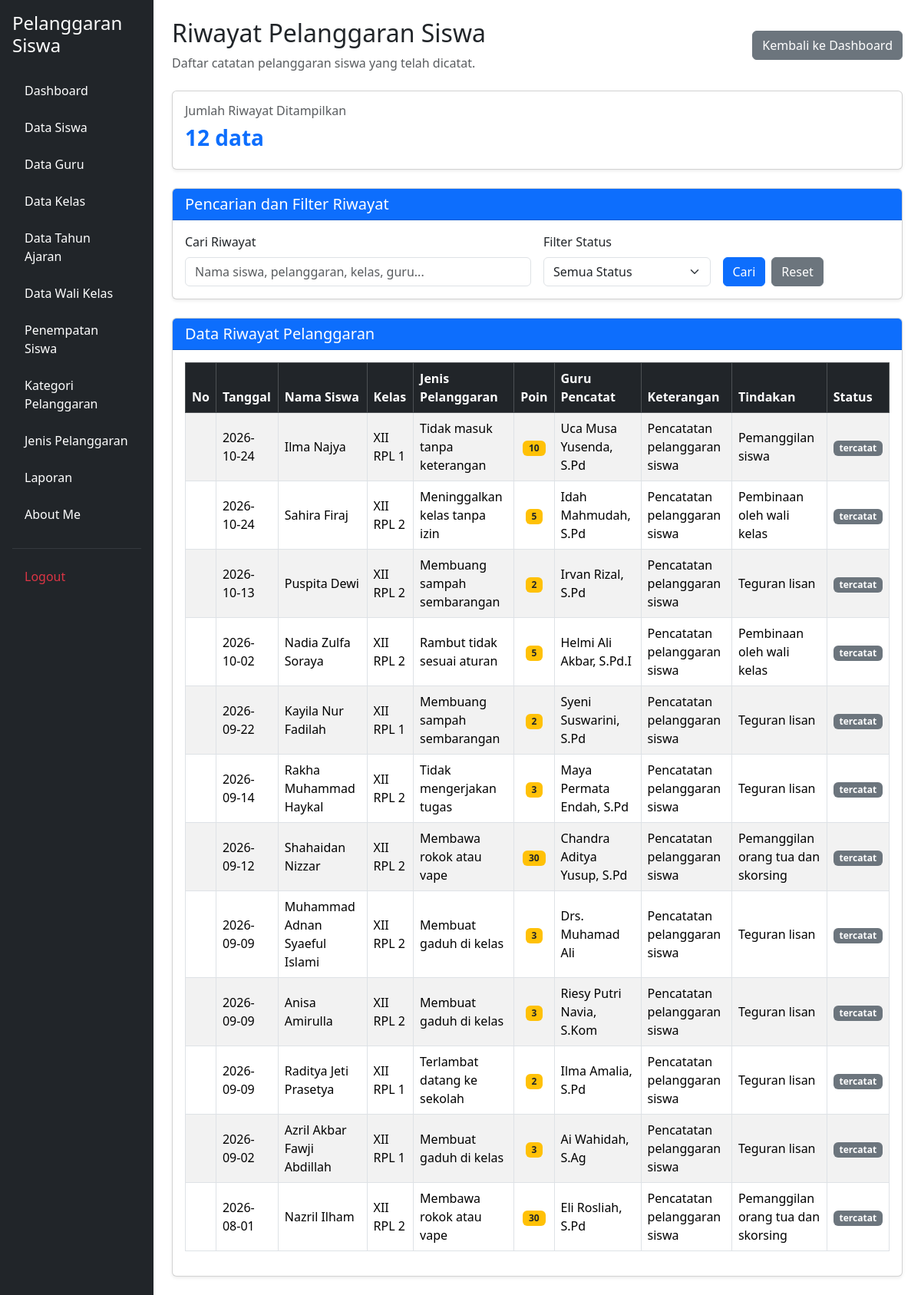
Page /riwayat.php (signed in) on the committed database.
### tables this page shows
CREATE TABLE `t_pelanggaran_siswa` (
  `id` int(11) NOT NULL,
  `tahun_ajaran_id` int(11) DEFAULT NULL,
  `siswa_id` int(11) DEFAULT NULL,
  `nama_siswa` varchar(150) NOT NULL,
  `kelas_id` int(11) DEFAULT NULL,
  `nama_kelas` varchar(100) NOT NULL,
  `pelanggaran_id` int(11) DEFAULT NULL,
  `nama_pelanggaran` varchar(150) NOT NULL,
  `pelanggaran_kategori_id` int(11) DEFAULT NULL,
  `guru_id` int(11) DEFAULT NULL,
  `nama_guru` varchar(150) NOT NULL,
  `tanggal` date DEFAULT NULL,
  `keterangan` text NOT NULL,
  `poin` int(11) NOT NULL,
  `tindakan` text NOT NULL,
  `status` varchar(30) NOT NULL,
  `created_at` timestamp NOT NULL DEFAULT current_timestamp(),
  `updated_at` timestamp NOT NULL DEFAULT current_timestamp()
);

### riwayat.php (the view, shortened to what this page needs)
<?php
include 'config/koneksi.php';
$cari = isset($_GET['cari'])
    ? mysqli_real_escape_string($koneksi, trim($_GET['cari']))
    : '';
$sql = "SELECT *
        FROM t_pelanggaran_siswa
        WHERE 1=1";
$sql .= " ORDER BY tanggal DESC, id DESC";
$query = mysqli_query($koneksi, $sql);
$jumlah = mysqli_num_rows($query);
?>
<!DOCTYPE html>
<html lang="id">
<head>
    <link href="https://cdn.jsdelivr.net/npm/bootstrap@5.3.8/dist/css/bootstrap.min.css"
          rel="stylesheet">
    <link href="https://cdn.datatables.net/2.3.4/css/dataTables.bootstrap5.min.css"
          rel="stylesheet">
</head>
<body>
<div class="container-fluid">
    <div class="row">
        <?php include 'layout/sidebar.php'; ?>
        <main class="col-md-9 col-lg-10 p-4">
            <div class="d-flex justify-content-between align-items-center mb-4 flex-wrap gap-2">
                <div>
                    <h2>Riwayat Pelanggaran Siswa</h2>
                    <p class="text-muted mb-0">
                        Daftar catatan pelanggaran siswa yang telah dicatat.
                    </p>
                </div>
                <a href="dashboard.php" class="btn btn-secondary">
                    Kembali ke Dashboard
                </a>
            </div>
            <div class="card shadow-sm mb-4">
                <div class="card-body">
                    <h6 class="text-muted">Jumlah Riwayat Ditampilkan</h6>
                    <h3 class="fw-bold text-primary">
                        <?= $jumlah; ?> data
                    </h3>
                </div>
            </div>
            <div class="card shadow-sm mb-4">
                <div class="card-header bg-primary text-white">
                    <h5 class="mb-0">Pencarian dan Filter Riwayat</h5>
                </div>
                <div class="card-body">
                    <form method="GET" action="riwayat.php">
                        <div class="row g-3">
                            <div class="col-md-6">
                                <label for="cari" class="form-label">
                                    Cari Riwayat
                                </label>
                                <input
                                    type="text"
                                    name="cari"
                                    id="cari"
                                    class="form-control"
                                    placeholder="Nama siswa, pelanggaran, kelas, guru..."
                                    value="<?= htmlspecialchars($cari); ?>">
                            </div>
                            <div class="col-md-3">
                                <label for="status" class="form-label">
                                    Filter Status
                                </label>
                                <select name="status" id="status"
                                        class="form-select">
                                    <option value="">Semua Status</option>
                                </select>
                            </div>
                            <div class="col-md-3 d-flex align-items-end gap-2">
                                <button type="submit" class="btn btn-primary">
                                    Cari
                                </button>
                                <a href="riwayat.php" class="btn btn-secondary">
                                    Reset
                                </a>
                            </div>
                        </div>
                    </form>
                </div>
            </div>
            <div class="card shadow-sm">
                <div class="card-header bg-primary text-white">
                    <h5 class="mb-0">Data Riwayat Pelanggaran</h5>
                </div>
                <div class="card-body">
                    <div class="table-responsive">
                        <table id="tabelRiwayat"
                               class="table table-striped table-bordered table-hover align-middle">
                            <thead class="table-dark">
                                <tr>
                                    <th>No</th>
                                    <th>Tanggal</th>
                                    <th>Nama Siswa</th>
                                    <th>Kelas</th>
                                    <th>Jenis Pelanggaran</th>
                                    <th>Poin</th>
                                    <th>Guru Pencatat</th>
                                    <th>Keterangan</th>
                                    <th>Tindakan</th>
                                    <th>Status</th>
                                </tr>
                            </thead>
                            <tbody>
                                <?php while ($data = mysqli_fetch_assoc($query)) { ?>
                                    <tr>
                                        <td></td>
                                        <td>
                                            <?= htmlspecialchars($data['tanggal'] ?? '-'); ?>
                                        </td>
                                        <td>
                                            <?= htmlspecialchars($data['nama_siswa'] ?? '-'); ?>
                                        </td>
                                        <td>
                                            <?= htmlspecialchars($data['nama_kelas'] ?? '-'); ?>
                                        </td>
                                        <td>
                                            <?= htmlspecialchars($data['nama_pelanggaran'] ?? '-'); ?>
                                        </td>
                                        <td class="text-center">
                                            <span class="badge bg-warning text-dark">
                                                <?= htmlspecialchars((string) ($data['poin'] ?? 0)); ?>
                                            </span>
                                        </td>
                                        <td>
                                            <?= htmlspecialchars($data['nama_guru'] ?? '-'); ?>
                                        </td>
                                        <td>
                                            <?= htmlspecialchars($data['keterangan'] ?? '-'); ?>
                                        </td>
                                        <td>
                                            <?= htmlspecialchars($data['tindakan'] ?? '-'); ?>
                                        </td>
                                        <td>
                                            <?php
                                            $status_data = strtolower(
                                                trim($data['status'] ?? '')
                                            );
                                            if ($status_data == 'selesai') {
                                                echo '<span class="badge bg-success">Selesai</span>';
                                            } elseif (
                                                $status_data == 'belum' ||
                                                $status_data == 'belum ditindak'
                                            ) {
                                                echo '<span class="badge bg-danger">Belum Ditindak</span>';
                                            } else {
                                                echo '<span class="badge bg-secondary">'
                                                    . htmlspecialchars($data['status'] ?? '-')
                                                    . '</span>';
                                            }
                                            ?>
                                        </td>
                                    </tr>
                                <?php } ?>
                            </tbody>
                        </table>
                    </div>
                </div>
            </div>
        </main>
    </div>
</div>
</body>
</html>

### rows in the picture
t_pelanggaran_siswa: tanggal "2026-10-24", nama_siswa "Ilma Najya", nama_kelas "XII RPL 1", nama_pelanggaran "Tidak masuk tanpa keterangan", poin "10", nama_guru "Uca Musa Yusenda, S.Pd", keterangan "Pencatatan pelanggaran siswa", tindakan "Pemanggilan siswa", status "tercatat"
t_pelanggaran_siswa: tanggal "2026-10-24", nama_siswa "Sahira Firaj", nama_kelas "XII RPL 2", nama_pelanggaran "Meninggalkan kelas tanpa izin", poin "5", nama_guru "Idah Mahmudah, S.Pd", keterangan "Pencatatan pelanggaran siswa", tindakan "Pembinaan oleh wali kelas", status "tercatat"
t_pelanggaran_siswa: tanggal "2026-10-13", nama_siswa "Puspita Dewi", nama_kelas "XII RPL 2", nama_pelanggaran "Membuang sampah sembarangan", poin "2", nama_guru "Irvan Rizal, S.Pd", keterangan "Pencatatan pelanggaran siswa", tindakan "Teguran lisan", status "tercatat"
t_pelanggaran_siswa: tanggal "2026-10-02", nama_siswa "Nadia Zulfa Soraya", nama_kelas "XII RPL 2", nama_pelanggaran "Rambut tidak sesuai aturan", poin "5", nama_guru "Helmi Ali Akbar, S.Pd.I", keterangan "Pencatatan pelanggaran siswa", tindakan "Pembinaan oleh wali kelas", status "tercatat"
t_pelanggaran_siswa: tanggal "2026-09-22", nama_siswa "Kayila Nur Fadilah", nama_kelas "XII RPL 1", nama_pelanggaran "Membuang sampah sembarangan", poin "2", nama_guru "Syeni Suswarini, S.Pd", keterangan "Pencatatan pelanggaran siswa", tindakan "Teguran lisan", status "tercatat"
t_pelanggaran_siswa: tanggal "2026-09-14", nama_siswa "Rakha Muhammad Haykal", nama_kelas "XII RPL 2", nama_pelanggaran "Tidak mengerjakan tugas", poin "3", nama_guru "Maya Permata Endah, S.Pd", keterangan "Pencatatan pelanggaran siswa", tindakan "Teguran lisan", status "tercatat"
t_pelanggaran_siswa: tanggal "2026-09-12", nama_siswa "Shahaidan Nizzar", nama_kelas "XII RPL 2", nama_pelanggaran "Membawa rokok atau vape", poin "30", nama_guru "Chandra Aditya Yusup, S.Pd", keterangan "Pencatatan pelanggaran siswa", tindakan "Pemanggilan orang tua dan skorsing", status "tercatat"
t_pelanggaran_siswa: tanggal "2026-09-09", nama_siswa "Muhammad Adnan Syaeful Islami", nama_kelas "XII RPL 2", nama_pelanggaran "Membuat gaduh di kelas", poin "3", nama_guru "Drs. Muhamad Ali", keterangan "Pencatatan pelanggaran siswa", tindakan "Teguran lisan", status "tercatat"
t_pelanggaran_siswa: tanggal "2026-09-09", nama_siswa "Anisa Amirulla", nama_kelas "XII RPL 2", nama_pelanggaran "Membuat gaduh di kelas", poin "3", nama_guru "Riesy Putri Navia, S.Kom", keterangan "Pencatatan pelanggaran siswa", tindakan "Teguran lisan", status "tercatat"
t_pelanggaran_siswa: tanggal "2026-09-09", nama_siswa "Raditya Jeti Prasetya", nama_kelas "XII RPL 1", nama_pelanggaran "Terlambat datang ke sekolah", poin "2", nama_guru "Ilma Amalia, S.Pd", keterangan "Pencatatan pelanggaran siswa", tindakan "Teguran lisan", status "tercatat"
t_pelanggaran_siswa: tanggal "2026-09-02", nama_siswa "Azril Akbar Fawji Abdillah", nama_kelas "XII RPL 1", nama_pelanggaran "Membuat gaduh di kelas", poin "3", nama_guru "Ai Wahidah, S.Ag", keterangan "Pencatatan pelanggaran siswa", tindakan "Teguran lisan", status "tercatat"
t_pelanggaran_siswa: tanggal "2026-08-01", nama_siswa "Nazril Ilham", nama_kelas "XII RPL 2", nama_pelanggaran "Membawa rokok atau vape", poin "30", nama_guru "Eli Rosliah, S.Pd", keterangan "Pencatatan pelanggaran siswa", tindakan "Pemanggilan orang tua dan skorsing", status "tercatat"

### other values in the picture
$jumlah "12"
